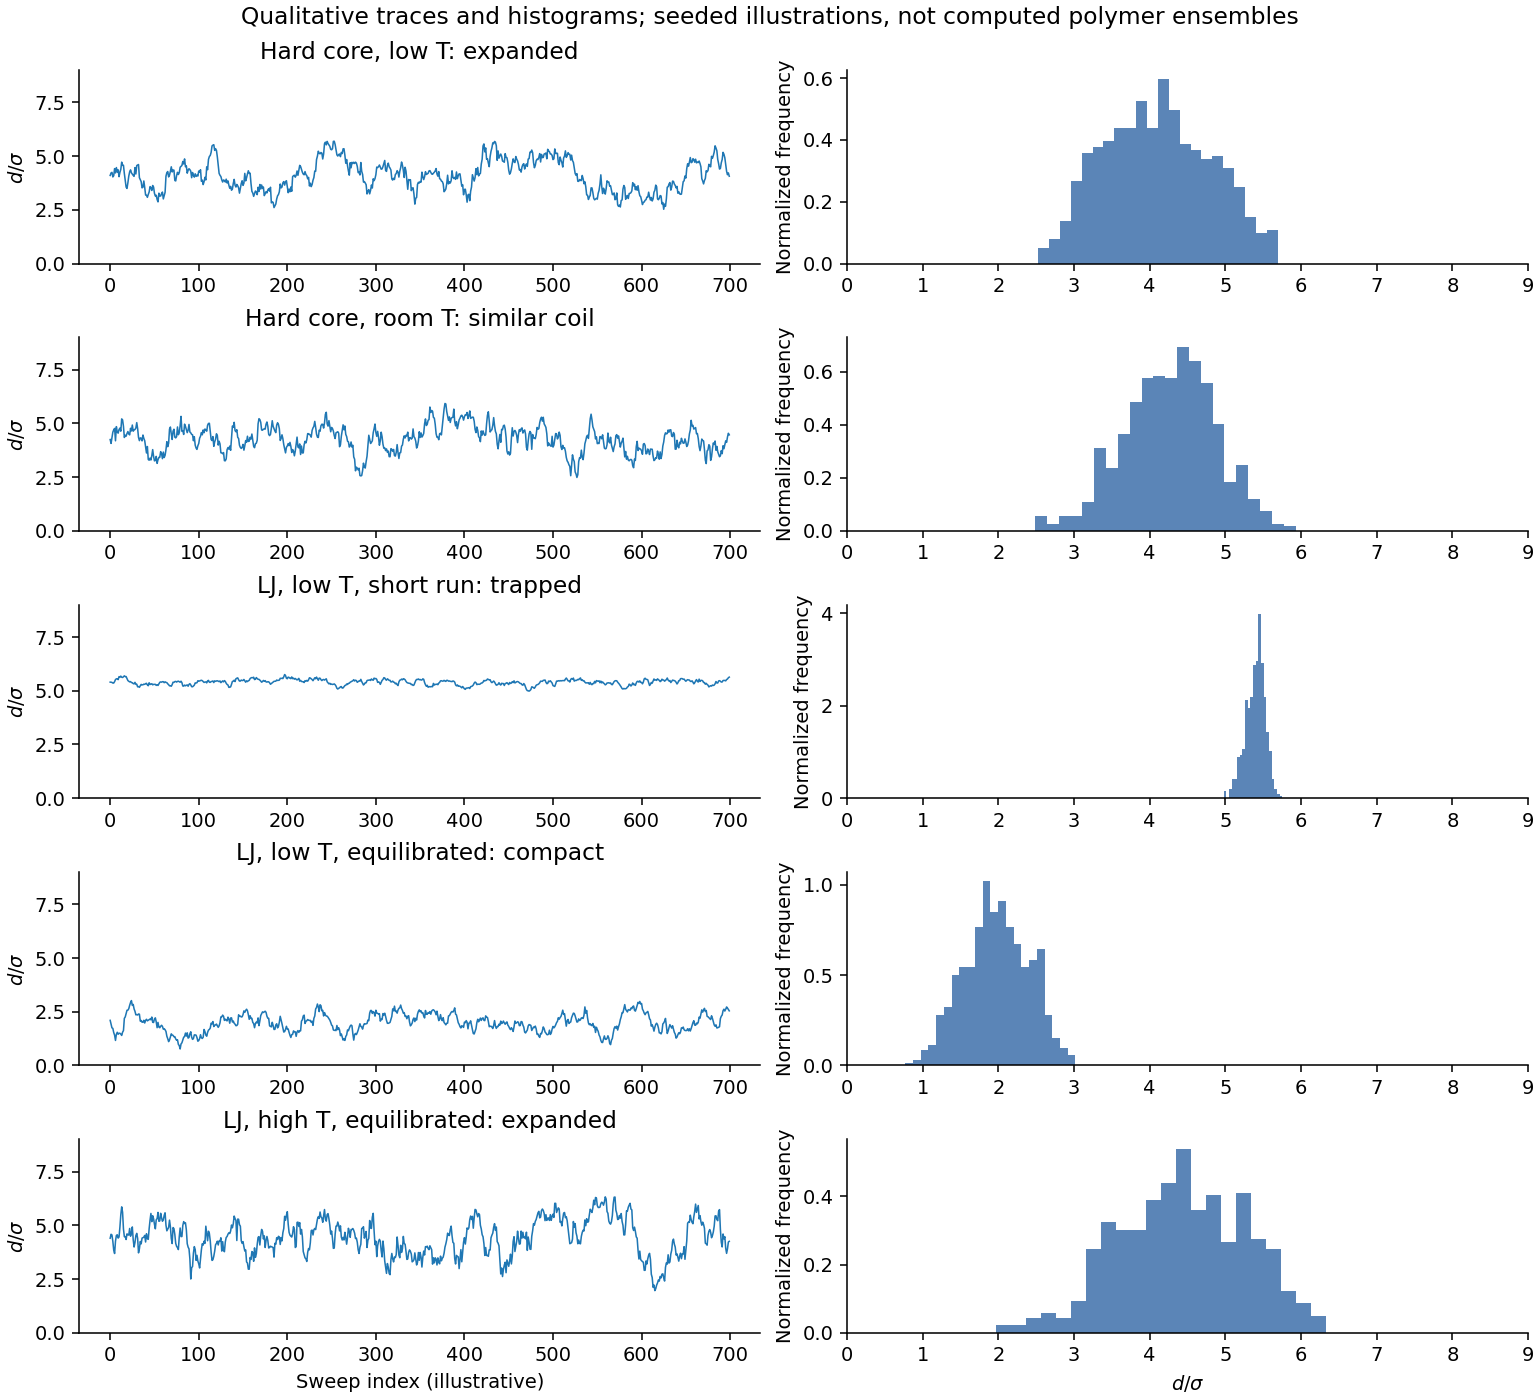

Generate this figure with Python:
"""Original explanatory figure. Python 3.14, numpy 2.3.5, matplotlib 3.10.7.
Run through the root Makefile; the PNG basename is written to the current directory.
"""
from pathlib import Path
import sys
sys.path.insert(0,str(Path(__file__).resolve().parents[2]))
import numpy as np
import matplotlib.pyplot as plt
from matplotlib.patches import Circle, Polygon
from tools.chemistry_diagram import bond, atom, ring, wedge, curly, flow, finish, save
plt.rcParams.update({'font.size':10,'axes.spines.top':False,'axes.spines.right':False})
fig,axs=plt.subplots(5,2,figsize=(11,10),layout='constrained');rng=np.random.default_rng(22231)
labels=['Hard core, low T: expanded','Hard core, room T: similar coil','LJ, low T, short run: trapped','LJ, low T, equilibrated: compact','LJ, high T, equilibrated: expanded'];means=[4.1,4.25,5.4,2.1,4.4];width=[.6,.7,.15,.4,.85]
for row,(lab,mu,sd) in enumerate(zip(labels,means,width)):
 n=700;z=np.zeros(n);z[0]=mu
 for i in range(1,n):z[i]=mu+.93*(z[i-1]-mu)+sd*np.sqrt(1-.93**2)*rng.normal()
 z=np.clip(z,.15,8.8);a=axs[row,0];a.plot(z,lw=.8);a.set(ylabel=r'$d/\sigma$',ylim=(0,9),title=lab);a=axs[row,1];a.hist(z,bins=22,density=True,color='#245c9f',alpha=.75);a.set(xlim=(0,9),ylabel='Normalized frequency')
axs[-1,0].set_xlabel('Sweep index (illustrative)');axs[-1,1].set_xlabel(r'$d/\sigma$');fig.suptitle('Qualitative traces and histograms; seeded illustrations, not computed polymer ensembles',fontsize=12)
save(fig,'paper-2-chain-sampling.png')
